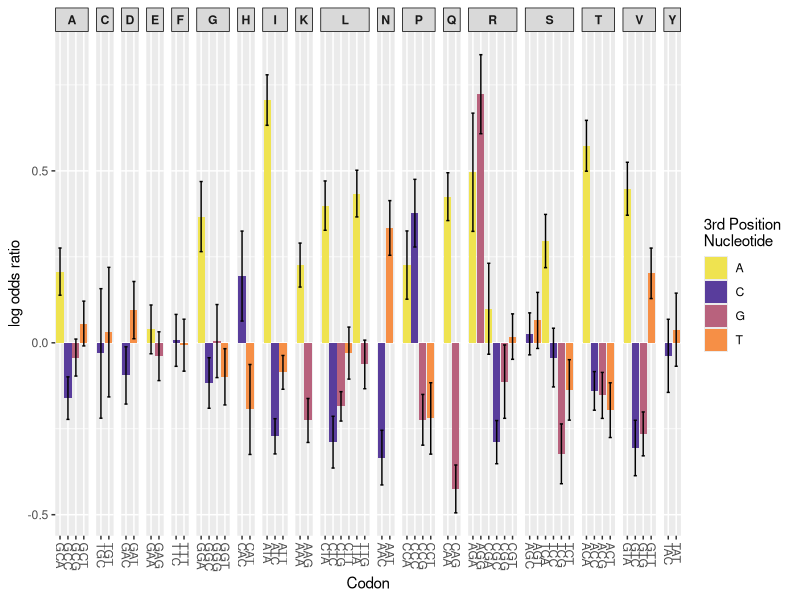

Reproduce this figure in R.
library(ggplot2)

#Reading in the Trans log odds
data = read.csv("log_odds_results_transs.csv", h = TRUE)

pdf("figure_2B.pdf", width = 10, height = 5) #Creating a blank PDF file
fig3 = ggplot(data, aes(x = Codon, y = Log_Odds)) + #Creating a ggplot with the log odds assigned to the Y axis and the codons on the X 
	geom_col(aes(fill = Last_base)) + #Adding bars that are coloured by the third base of the codon
	scale_fill_manual(values = c("#EFE350FF", "#593D9CFF", "#B8627DFF", "#F68F46FF")) + #assigning the bar colours to the 4 nucleotide
	geom_errorbar(aes(ymin = Log_Odds - Std_Error, ymax = Log_Odds + Std_Error, width = 0.4), colour = "black") + #Adding error bars
	facet_grid(~Amino_acid, scales = "free_x", space = "free_x") + #Separating the codons by their respective amino acids
	scale_x_discrete(guide = guide_axis(angle = -90)) + #Rotating x-axis labels 
	labs(x = "Codon", y = "log odds ratio", fill = "3rd Position \nNucleotide") + #Labelling axis
	theme(strip.text.x = element_text(face = "bold"), strip.background = element_rect(color = "black")) #Making the amino acid labels bold and the outline of the box label black
print(fig3)
dev.off()
